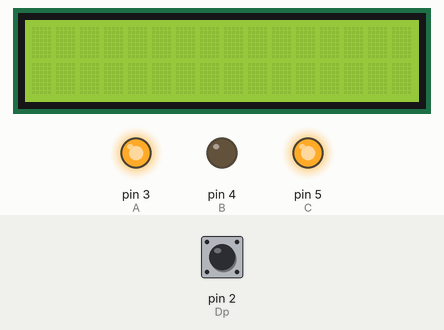
A sketch run on a simulated Arduino Uno, built with avr-gcc and run on an emulated ATmega328P. Parts: 16×2 character LCD, output pins drawn as LEDs (lit = HIGH). Inputs (shaded band) come from the test bench; at power-on: pin 2 (Dp) HIGH. What the sketch prints to the serial monitor is not drawn.

Above: at 1.2 s.
1.3 s: pin 2 (Dp) driven LOW
At 1.6 s:
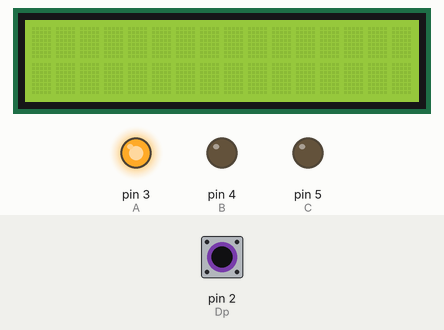
2.8 s: pin 2 (Dp) driven HIGH
At 3.9 s:
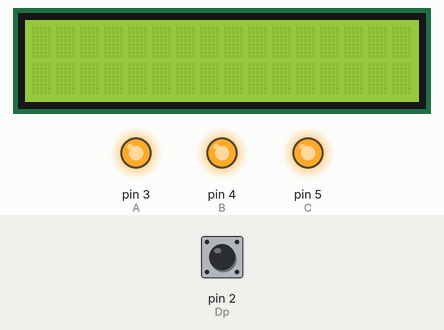
4.3 s: pin 2 (Dp) pulsed LOW 2 times (0.12 s each, 0.3 s apart)
At 6.0 s:
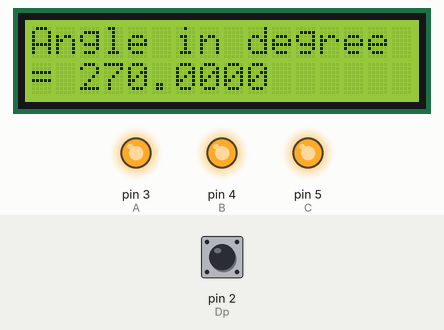
6.4 s: pin 2 (Dp) driven LOW
At 6.7 s:
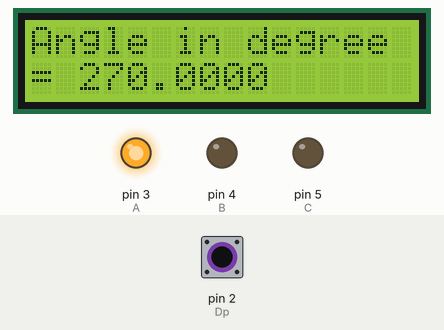
7.9 s: pin 2 (Dp) pulsed HIGH 5 times (0.12 s each, 0.3 s apart)
At 9.7 s:
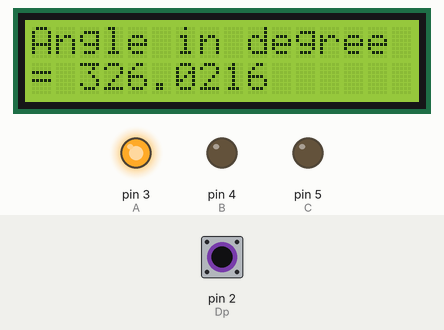
Timing chart, 0 to 11.2 s (numbered marks = the images above; inputs shaded):
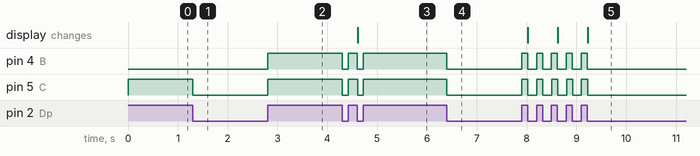

The sketch:

ARDUINO_CODE_improved.ino
```cpp
#include<math.h>
#include<LiquidCrystal.h>

#define A 3
#define B 4
#define C 5

#define Dp 2

const int rs = 12, en = 11, d4 = 10, d5 = 9, d6 = 8, d7 = 7;
LiquidCrystal lcd(rs, en , d4, d5, d6, d7);

long volatile int prev_time = 0,curr_time = 0;

float Td1 = 0, Td2 = 0, sum_Td1 = 0, sum_Td2 = 0;
bool mode = HIGH;

float prev_t=0,curr_t=0;

int count1 = 0,count2 = 0;

bool change_flag = false;

int Avg_cnt = 2;

float angle_in_radian = 0;

bool tan_flag = false;

bool switch_c_val = false;

bool cos_sign = 0, sin_sign = 0;

int Quadrant = 0;

float angle = 0;
float Angle_array[200];
int i = 0, j = 0;
float Angle_sum = 0, Angle_mean = 0, sd = 0, sd_sum = 0,snr = 0,Angle_square_sum =0;

int N = 200;

void setup() {

  pinMode(A,OUTPUT);
  pinMode(B,OUTPUT);
  pinMode(C,OUTPUT);
  pinMode(Dp,INPUT);
  attachInterrupt(digitalPinToInterrupt(Dp),mode_change,CHANGE);
  digitalWrite(A,HIGH);
  digitalWrite(C,digitalRead(Dp));
  Serial.begin(9600);

  lcd.begin(16,2);
}

void loop()
{
  if(change_flag)
  {
    curr_time = micros();
    if((curr_time - prev_time) >= 2000)
    {
      switch_c_val = digitalRead(Dp);
      digitalWrite(C,switch_c_val);
      digitalWrite(A,HIGH);
      change_flag = false;
      prev_t = micros();

      if(!mode) cos_sign = !digitalRead(Dp);
      else
      {
        sin_sign = !digitalRead(Dp);
        if(cos_sign == 1 && sin_sign == 1) Quadrant = 1;
        else if(cos_sign == 0 && sin_sign == 1) Quadrant = 2;
        else if(cos_sign == 0 && sin_sign ==0) Quadrant = 3;
        else Quadrant = 4;
      }
    }
  }
 if(tan_flag)
 {
    Serial.println("The value of the angle in degrees is = ");
    if(Quadrant == 1) angle = (180* atan2(Td2,Td1))/3.14159265;
    else if(Quadrant == 2) angle = 180-(180* atan2(Td2,Td1))/3.14159265;
    else if(Quadrant == 3) angle = 180+(180* atan2(Td2,Td1))/3.14159265;
    else if(Quadrant == 4) angle = 360-(180* atan2(Td2,Td1))/3.14159265;
    Serial.println(angle , 4);
    lcd.clear();
    lcd.print("Angle in degree");
    lcd.setCursor(0,1);
    lcd.print("= ");
    lcd.print(angle,4);
    Angle_array[i] = angle;
    Angle_sum += angle;
    Serial.print(angle,2);
    if(i==N-1)
    {
      Angle_mean = Angle_sum / N;
      Angle_sum = 0;
      i= 0;
      for(int j = 0;j<N;j++)
      {
        sd_sum += pow(Angle_array[j]-Angle_mean,2);
        Angle_square_sum += pow(Angle_array[j],2);
      }
      sd = sqrt(sd_sum/(N-1));
      snr = 10*log10(Angle_square_sum/sd_sum);
      Serial.println("The value of the angle in degrees is = ");
      Serial.println(Angle_mean , 4);
      Serial.println("The standard deviation of the above 10 angle samples is = ");
      Serial.println(sd,6);
      Serial.println("The signal to noise ratio of the above 10 angle samples is = ");
      Serial.println(snr,4);
      Serial.println("The effective number of bits = ");
      Serial.println((snr-1.76)/6.02,4);
      for (int i = 0; i < 200; i++) {
        Serial.print("arr[");
        Serial.print(i);
        Serial.print("] = ");
        Serial.println(Angle_array[i],4);
      }
      lcd.clear();
      lcd.print("SD     SNR  ENoB");
      lcd.setCursor(0,1);
      lcd.print(sd,4);
      lcd.print(" ");
      lcd.print(snr,1);
      lcd.print(" ");
      lcd.print((snr-1.76)/6.02,2);
      sd_sum = 0;
      Angle_square_sum = 0;
    }
    else i++;
    tan_flag = false;
  }
}

void mode_change()
{
  if(!change_flag)
  {
  mode = !mode;
  curr_t = micros();
  digitalWrite(B,mode);
  digitalWrite(A,LOW);
  prev_time = micros();
  change_flag = true;
  if(j >1 && j < Avg_cnt*N+1)
  {

  if(mode)
  {
    if(count1 >= 0 && count1 <= Avg_cnt-1)
    sum_Td1 = sum_Td1 + curr_t - prev_t;
    count1 = count1 +1;
    if(count1 == Avg_cnt )
    {
      Td1 = sum_Td1 / Avg_cnt;
      count1 = 0;
      sum_Td1 = 0;
    }
  }
  else
  {
    if(count2 >= 0 && count2<= Avg_cnt-1)
    sum_Td2 = sum_Td2 + curr_t - prev_t;
    count2 = count2 +1;
    if(count2 == Avg_cnt)
    {
      Td2 = sum_Td2 / Avg_cnt;
      count2 = 0;
      sum_Td2 = 0;
      tan_flag = true;
    }
  }

  }
  j++;
  if (j == Avg_cnt*N+4) j = 0;

 }

}
```

Measured:
- after the input at 1.3 s, pin 5 (C): HIGH → LOW at once
- after the input at 2.8 s, pin 4 (B), pin 5 (C): LOW → HIGH at once
- after the input at 4.3 s, pin 4 (B): alternates HIGH for 0.18 s and LOW for 0.12 s, 4 changes in all, then stays HIGH, starting at once; pin 5 (C): alternates HIGH for 0.19 s and LOW for 0.12 s, 4 changes in all, then stays HIGH, starting at once; the display: changes after 0.31 s (image 3)
- after the input at 6.4 s, pin 4 (B), pin 5 (C): HIGH → LOW at once
- after the input at 7.9 s, pin 4 (B): alternates HIGH for 0.12 s and LOW for 0.18 s, 10 changes in all, then stays LOW, starting at once; pin 5 (C): alternates HIGH for 0.13 s and LOW for 0.18 s, 10 changes in all, then stays LOW, starting at once; the display: first changes after 0.13 s (image 5 shows a later state)
